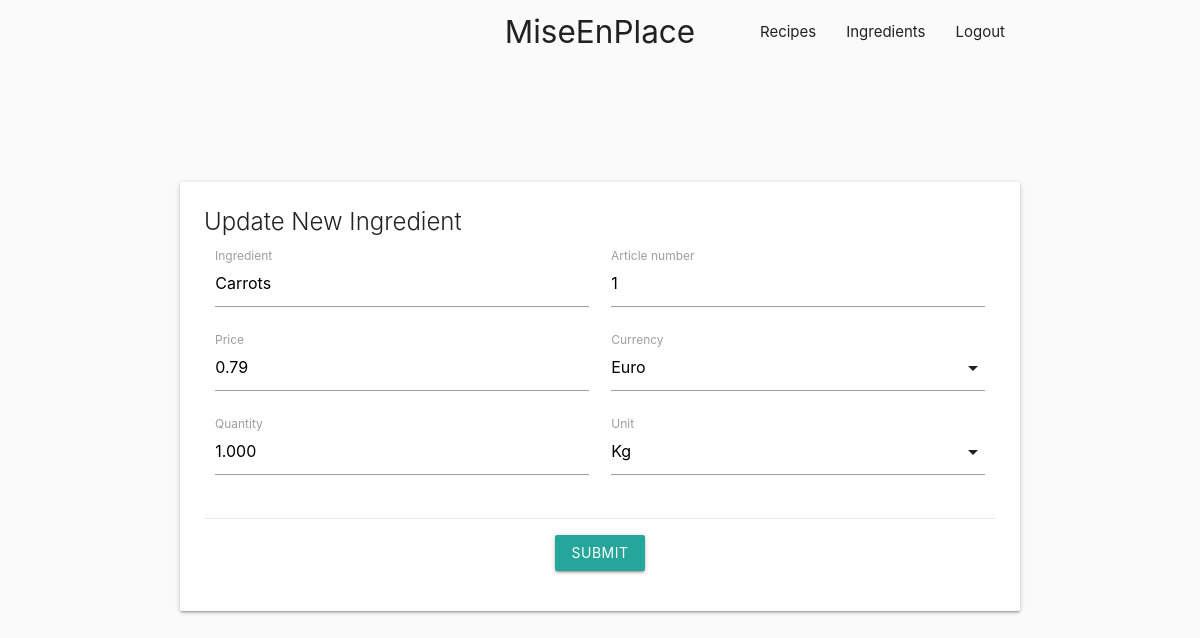
The page /ingredients/carrots (signed in) on the database its author committed.
### manager/models.py (models this page shows, shortened)
class Ingredient(models.Model):
    name = models.CharField(max_length=255, db_index=True)
    slug = models.SlugField(max_length=255, unique=True)
    article_number = models.IntegerField(unique=True, db_index=True)
    price = models.DecimalField(max_digits=5, decimal_places = 2)
    currency = models.ForeignKey(Currency, related_name="ingredient_currency", on_delete=models.DO_NOTHING)
    quantity = models.DecimalField(max_digits=6, decimal_places=3)
    unit = models.ForeignKey(Unit, related_name="ingredient_unit", on_delete=models.DO_NOTHING)
    created_by = models.ForeignKey(User, related_name="ingredient_creator", on_delete=models.DO_NOTHING)
    created_date = models.DateTimeField(auto_now_add=True)
    updated_date = models.DateTimeField(auto_now=True)

### manager/views.py (the view, shortened to what this page needs)
# urls.py: path('ingredients/<slug:slug>', login_required(views.UpdateIngredient.as_view()), name='ingredient_update'),
class UpdateIngredient(UpdateView):
    model = Ingredient
    form_class = IngredientForm
    template_name = 'manager/ingredient/update.html'
    def get(self, request, *args, **kwargs):
        currency_rate(request, self.get_object())
        return super().get(request, *args, **kwargs)

### manager/forms.py
class IngredientForm(ModelForm):
    input_attrs = {
        'article_number':{},
        'price': {
            'min': 0,
            'max': 999.999
        },
        'quantity': {
            'min': 0,
            'max': 999.999
        }
    }
    def __init__(self, *args, **kwargs):
        super(ModelForm, self).__init__(*args, **kwargs)
        self.input_attrs['article_number']['value'] = self.get_last_article_number()
        self.remove_empty_labels()
        for field_name in self.input_attrs:
            for attr in self.input_attrs[field_name].keys():
                self.fields[field_name].widget.attrs[attr] = self.input_attrs[field_name][attr]
    def remove_empty_labels(self):
        self.fields['currency'].empty_label = None
        self.fields['unit'].empty_label = None
    def get_last_article_number(self):
        return Ingredient.objects.all().order_by('-article_number')[0].article_number + 1
    class Meta:
        model = Ingredient
        fields = ['name', 'article_number', 'price', 'currency', 'quantity', 'unit']
        labels = {
            'name': 'Ingredient',
        }

### manager/models.py (called while the page is built)
    def __str__(self):
        return self.label

    def __str__(self):
        return self.name

### manager/utils.py (called while the page is built, shortened)
def currency_rate(request, obj):
    currency_filter = request.GET.get('currency', '')
    try:
        currency = Currency.objects.get(label = currency_filter)
    except ObjectDoesNotExist:
        currency = False
    return obj

### templates/manager/ingredient/update.html (shortened to what this page needs)
{% extends "./create.html" %}
{% load static %}
{% block card_title %} Update New Ingredient {% endblock %}

### templates/manager/ingredient/create.html (shortened to what this page needs)
{% extends "../base_layout.html" %}
{% load static %}
{% block content %}
    <div class="container valign-wrapper enter-ingredients h-100v mt-m64p">
        <div class="card">
            <div class="card-content">
                <span class="card-title">{% block card_title %}Create New Ingredient {% endblock %}</span>
                <form method="POST">
                    <div class="row">
                        {% for field in form %}
                            <div class="input-field col s6">
                                {{field}}
                                <label>{{field.label}}</label>
                            </div>
                        {% endfor %}
                    </div>
                    <div class="card-action center pb-0">
                        <input class="btn" type="submit"/>
                    </div>
                </form>
            </div>
        </div>
    </div>
{% endblock %}

### static/manager/css/anim.css (style rules this page uses)
.enter-ingredients { -webkit-animation: enter-op 1s cubic-bezier(0.215, 0.610, 0.355, 1.000) both; animation: enter-op 1s cubic-bezier(0.215, 0.610, 0.355, 1.000) both; }

### static/manager/css/style.css (style rules this page uses)
.mt-m64p { margin-top: -64px; }
.pb-0 { padding-bottom: 0px; }
.h-100v { height: 100vh; }

### rows shown on the page
Ingredient: form "Carrots" "1" "0.79" "1.000"

### other values the page prints
{{ field.label }} "Ingredient" "Article number" "Price" "Currency" "Quantity" "Unit"
